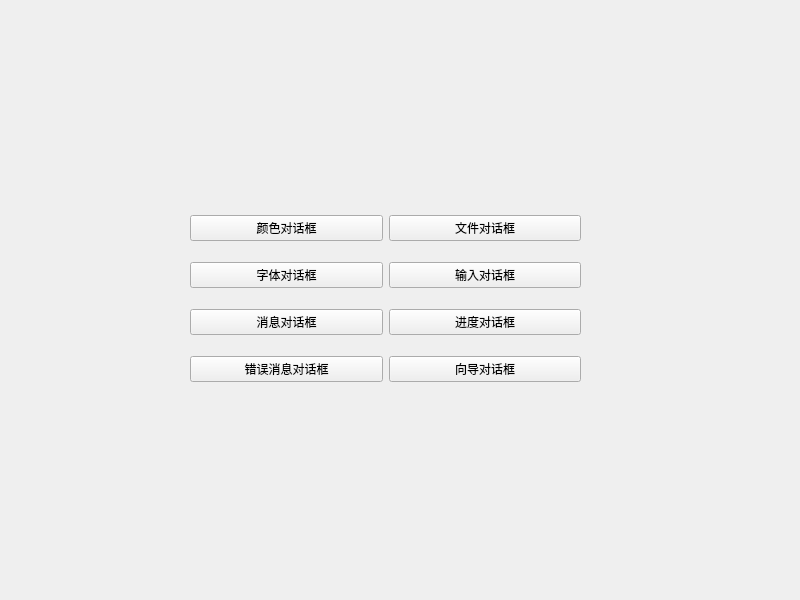
<?xml version="1.0" encoding="UTF-8"?>
<ui version="4.0">
 <class>MyWidget</class>
 <widget class="QWidget" name="MyWidget">
  <property name="geometry">
   <rect>
    <x>0</x>
    <y>0</y>
    <width>800</width>
    <height>600</height>
   </rect>
  </property>
  <property name="windowTitle">
   <string>MyWidget</string>
  </property>
  <widget class="QWidget" name="horizontalLayoutWidget">
   <property name="geometry">
    <rect>
     <x>190</x>
     <y>200</y>
     <width>391</width>
     <height>201</height>
    </rect>
   </property>
   <layout class="QHBoxLayout" name="horizontalLayout">
    <item>
     <layout class="QVBoxLayout" name="verticalLayout">
      <item>
       <widget class="QPushButton" name="pushButton_1">
        <property name="text">
         <string>颜色对话框</string>
        </property>
       </widget>
      </item>
      <item>
       <widget class="QPushButton" name="pushButton_3">
        <property name="text">
         <string>字体对话框</string>
        </property>
       </widget>
      </item>
      <item>
       <widget class="QPushButton" name="pushButton_4">
        <property name="text">
         <string>消息对话框</string>
        </property>
       </widget>
      </item>
      <item>
       <widget class="QPushButton" name="pushButton_2">
        <property name="text">
         <string>错误消息对话框</string>
        </property>
       </widget>
      </item>
     </layout>
    </item>
    <item>
     <layout class="QVBoxLayout" name="verticalLayout_2">
      <item>
       <widget class="QPushButton" name="pushButton_5">
        <property name="text">
         <string>文件对话框</string>
        </property>
       </widget>
      </item>
      <item>
       <widget class="QPushButton" name="pushButton_6">
        <property name="text">
         <string>输入对话框</string>
        </property>
       </widget>
      </item>
      <item>
       <widget class="QPushButton" name="pushButton_7">
        <property name="text">
         <string>进度对话框</string>
        </property>
       </widget>
      </item>
      <item>
       <widget class="QPushButton" name="pushButton_8">
        <property name="text">
         <string>向导对话框</string>
        </property>
       </widget>
      </item>
     </layout>
    </item>
   </layout>
  </widget>
 </widget>
 <resources/>
 <connections/>
</ui>
